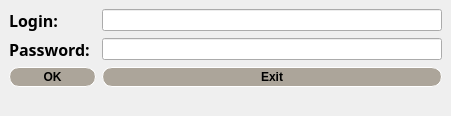
<?xml version="1.0" encoding="UTF-8"?>
<ui version="4.0">
 <class>LoginWindow</class>
 <widget class="QMainWindow" name="LoginWindow">
  <property name="geometry">
   <rect>
    <x>0</x>
    <y>0</y>
    <width>451</width>
    <height>115</height>
   </rect>
  </property>
  <property name="windowTitle">
   <string>MainWindow</string>
  </property>
  <property name="styleSheet">
   <string notr="true">QMainWindow &gt; QWidget
{
background-color: rgb(118, 121, 115);
}
QLabel
{
color:white;
}</string>
  </property>
  <widget class="QWidget" name="centralwidget">
   <layout class="QGridLayout" name="gridLayout">
    <item row="0" column="2">
     <widget class="QLineEdit" name="lineEdit"/>
    </item>
    <item row="1" column="0">
     <widget class="QLabel" name="label_2">
      <property name="font">
       <font>
        <family>Sitka</family>
        <pointsize>12</pointsize>
        <weight>75</weight>
        <bold>true</bold>
       </font>
      </property>
      <property name="text">
       <string>Password:</string>
      </property>
     </widget>
    </item>
    <item row="0" column="0">
     <widget class="QLabel" name="label">
      <property name="font">
       <font>
        <family>Sitka</family>
        <pointsize>12</pointsize>
        <weight>75</weight>
        <bold>true</bold>
       </font>
      </property>
      <property name="text">
       <string>Login:</string>
      </property>
     </widget>
    </item>
    <item row="1" column="2">
     <widget class="QLineEdit" name="lineEdit_2">
      <property name="echoMode">
       <enum>QLineEdit::Password</enum>
      </property>
     </widget>
    </item>
    <item row="2" column="2">
     <widget class="QPushButton" name="pushButton_2">
      <property name="styleSheet">
       <string notr="true">QPushButton
{
   background-color: rgb(172, 165, 154);
    border-style: outset;
    border-width: 1px;
    border-radius: 10px;
    border-color:white;
    font: bold 12px;
    padding: 2px;
}
QPushButton:hover:!pressed
{
    background-color: rgb(142, 135, 124);

}</string>
      </property>
      <property name="text">
       <string>Exit</string>
      </property>
     </widget>
    </item>
    <item row="2" column="0" colspan="2">
     <widget class="QPushButton" name="pushButton">
      <property name="styleSheet">
       <string notr="true">QPushButton
{
   background-color: rgb(172, 165, 154);
    border-style: outset;
    border-width: 1px;
    border-radius: 10px;
    border-color:white;
    font: bold 12px;
    padding: 2px;
}
QPushButton:hover:!pressed
{
    background-color: rgb(142, 135, 124);

}</string>
      </property>
      <property name="text">
       <string>OK</string>
      </property>
     </widget>
    </item>
    <item row="3" column="0" colspan="3">
     <widget class="QLabel" name="label_3">
      <property name="font">
       <font>
        <weight>75</weight>
        <bold>true</bold>
       </font>
      </property>
      <property name="text">
       <string/>
      </property>
     </widget>
    </item>
   </layout>
  </widget>
 </widget>
 <resources/>
 <connections/>
</ui>
